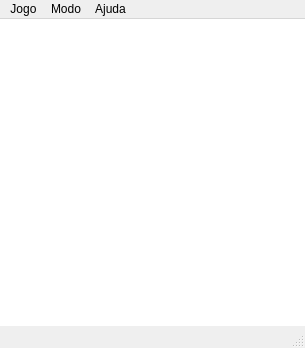
<?xml version="1.0" encoding="UTF-8"?>
<ui version="4.0">
 <class>PegSolitaire</class>
 <widget class="QMainWindow" name="PegSolitaire">
  <property name="geometry">
   <rect>
    <x>0</x>
    <y>0</y>
    <width>305</width>
    <height>348</height>
   </rect>
  </property>
  <property name="windowTitle">
   <string>PegSolitaire</string>
  </property>
  <widget class="QWidget" name="centralWidget">
   <property name="styleSheet">
    <string notr="true">background-color: white;</string>
   </property>
   <layout class="QGridLayout" name="gridLayout">
    <property name="leftMargin">
     <number>20</number>
    </property>
    <property name="topMargin">
     <number>20</number>
    </property>
    <property name="rightMargin">
     <number>20</number>
    </property>
    <property name="bottomMargin">
     <number>20</number>
    </property>
    <property name="spacing">
     <number>15</number>
    </property>
    <item row="0" column="4">
     <widget class="Piece" name="peca04">
      <property name="sizePolicy">
       <sizepolicy hsizetype="Fixed" vsizetype="Fixed">
        <horstretch>0</horstretch>
        <verstretch>0</verstretch>
       </sizepolicy>
      </property>
      <property name="minimumSize">
       <size>
        <width>25</width>
        <height>25</height>
       </size>
      </property>
      <property name="maximumSize">
       <size>
        <width>25</width>
        <height>25</height>
       </size>
      </property>
      <property name="styleSheet">
       <string notr="true"/>
      </property>
      <property name="iconSize">
       <size>
        <width>25</width>
        <height>25</height>
       </size>
      </property>
      <property name="flat">
       <bool>true</bool>
      </property>
     </widget>
    </item>
    <item row="4" column="4">
     <widget class="Piece" name="peca44">
      <property name="sizePolicy">
       <sizepolicy hsizetype="Fixed" vsizetype="Fixed">
        <horstretch>0</horstretch>
        <verstretch>0</verstretch>
       </sizepolicy>
      </property>
      <property name="minimumSize">
       <size>
        <width>25</width>
        <height>25</height>
       </size>
      </property>
      <property name="maximumSize">
       <size>
        <width>25</width>
        <height>25</height>
       </size>
      </property>
      <property name="styleSheet">
       <string notr="true"/>
      </property>
      <property name="iconSize">
       <size>
        <width>25</width>
        <height>25</height>
       </size>
      </property>
      <property name="flat">
       <bool>true</bool>
      </property>
     </widget>
    </item>
    <item row="2" column="0">
     <widget class="Piece" name="peca20">
      <property name="sizePolicy">
       <sizepolicy hsizetype="Fixed" vsizetype="Fixed">
        <horstretch>0</horstretch>
        <verstretch>0</verstretch>
       </sizepolicy>
      </property>
      <property name="minimumSize">
       <size>
        <width>25</width>
        <height>25</height>
       </size>
      </property>
      <property name="maximumSize">
       <size>
        <width>25</width>
        <height>25</height>
       </size>
      </property>
      <property name="styleSheet">
       <string notr="true"/>
      </property>
      <property name="iconSize">
       <size>
        <width>25</width>
        <height>25</height>
       </size>
      </property>
      <property name="flat">
       <bool>true</bool>
      </property>
     </widget>
    </item>
    <item row="3" column="6">
     <widget class="Piece" name="peca36">
      <property name="sizePolicy">
       <sizepolicy hsizetype="Fixed" vsizetype="Fixed">
        <horstretch>0</horstretch>
        <verstretch>0</verstretch>
       </sizepolicy>
      </property>
      <property name="minimumSize">
       <size>
        <width>25</width>
        <height>25</height>
       </size>
      </property>
      <property name="maximumSize">
       <size>
        <width>25</width>
        <height>25</height>
       </size>
      </property>
      <property name="styleSheet">
       <string notr="true"/>
      </property>
      <property name="iconSize">
       <size>
        <width>25</width>
        <height>25</height>
       </size>
      </property>
      <property name="flat">
       <bool>true</bool>
      </property>
     </widget>
    </item>
    <item row="6" column="2">
     <widget class="Piece" name="peca62">
      <property name="sizePolicy">
       <sizepolicy hsizetype="Fixed" vsizetype="Fixed">
        <horstretch>0</horstretch>
        <verstretch>0</verstretch>
       </sizepolicy>
      </property>
      <property name="minimumSize">
       <size>
        <width>25</width>
        <height>25</height>
       </size>
      </property>
      <property name="maximumSize">
       <size>
        <width>25</width>
        <height>25</height>
       </size>
      </property>
      <property name="styleSheet">
       <string notr="true"/>
      </property>
      <property name="iconSize">
       <size>
        <width>25</width>
        <height>25</height>
       </size>
      </property>
      <property name="flat">
       <bool>true</bool>
      </property>
     </widget>
    </item>
    <item row="5" column="3">
     <widget class="Piece" name="peca53">
      <property name="sizePolicy">
       <sizepolicy hsizetype="Fixed" vsizetype="Fixed">
        <horstretch>0</horstretch>
        <verstretch>0</verstretch>
       </sizepolicy>
      </property>
      <property name="minimumSize">
       <size>
        <width>25</width>
        <height>25</height>
       </size>
      </property>
      <property name="maximumSize">
       <size>
        <width>25</width>
        <height>25</height>
       </size>
      </property>
      <property name="styleSheet">
       <string notr="true"/>
      </property>
      <property name="iconSize">
       <size>
        <width>25</width>
        <height>25</height>
       </size>
      </property>
      <property name="flat">
       <bool>true</bool>
      </property>
     </widget>
    </item>
    <item row="4" column="6">
     <widget class="Piece" name="peca46">
      <property name="sizePolicy">
       <sizepolicy hsizetype="Fixed" vsizetype="Fixed">
        <horstretch>0</horstretch>
        <verstretch>0</verstretch>
       </sizepolicy>
      </property>
      <property name="minimumSize">
       <size>
        <width>25</width>
        <height>25</height>
       </size>
      </property>
      <property name="maximumSize">
       <size>
        <width>25</width>
        <height>25</height>
       </size>
      </property>
      <property name="styleSheet">
       <string notr="true"/>
      </property>
      <property name="iconSize">
       <size>
        <width>25</width>
        <height>25</height>
       </size>
      </property>
      <property name="flat">
       <bool>true</bool>
      </property>
     </widget>
    </item>
    <item row="6" column="4">
     <widget class="Piece" name="peca64">
      <property name="sizePolicy">
       <sizepolicy hsizetype="Fixed" vsizetype="Fixed">
        <horstretch>0</horstretch>
        <verstretch>0</verstretch>
       </sizepolicy>
      </property>
      <property name="minimumSize">
       <size>
        <width>25</width>
        <height>25</height>
       </size>
      </property>
      <property name="maximumSize">
       <size>
        <width>25</width>
        <height>25</height>
       </size>
      </property>
      <property name="styleSheet">
       <string notr="true"/>
      </property>
      <property name="iconSize">
       <size>
        <width>25</width>
        <height>25</height>
       </size>
      </property>
      <property name="flat">
       <bool>true</bool>
      </property>
     </widget>
    </item>
    <item row="4" column="2">
     <widget class="Piece" name="peca42">
      <property name="sizePolicy">
       <sizepolicy hsizetype="Fixed" vsizetype="Fixed">
        <horstretch>0</horstretch>
        <verstretch>0</verstretch>
       </sizepolicy>
      </property>
      <property name="minimumSize">
       <size>
        <width>25</width>
        <height>25</height>
       </size>
      </property>
      <property name="maximumSize">
       <size>
        <width>25</width>
        <height>25</height>
       </size>
      </property>
      <property name="styleSheet">
       <string notr="true"/>
      </property>
      <property name="iconSize">
       <size>
        <width>25</width>
        <height>25</height>
       </size>
      </property>
      <property name="flat">
       <bool>true</bool>
      </property>
     </widget>
    </item>
    <item row="2" column="6">
     <widget class="Piece" name="peca26">
      <property name="sizePolicy">
       <sizepolicy hsizetype="Fixed" vsizetype="Fixed">
        <horstretch>0</horstretch>
        <verstretch>0</verstretch>
       </sizepolicy>
      </property>
      <property name="minimumSize">
       <size>
        <width>25</width>
        <height>25</height>
       </size>
      </property>
      <property name="maximumSize">
       <size>
        <width>25</width>
        <height>25</height>
       </size>
      </property>
      <property name="styleSheet">
       <string notr="true"/>
      </property>
      <property name="iconSize">
       <size>
        <width>25</width>
        <height>25</height>
       </size>
      </property>
      <property name="flat">
       <bool>true</bool>
      </property>
     </widget>
    </item>
    <item row="6" column="3">
     <widget class="Piece" name="peca63">
      <property name="sizePolicy">
       <sizepolicy hsizetype="Fixed" vsizetype="Fixed">
        <horstretch>0</horstretch>
        <verstretch>0</verstretch>
       </sizepolicy>
      </property>
      <property name="minimumSize">
       <size>
        <width>25</width>
        <height>25</height>
       </size>
      </property>
      <property name="maximumSize">
       <size>
        <width>25</width>
        <height>25</height>
       </size>
      </property>
      <property name="styleSheet">
       <string notr="true"/>
      </property>
      <property name="iconSize">
       <size>
        <width>25</width>
        <height>25</height>
       </size>
      </property>
      <property name="flat">
       <bool>true</bool>
      </property>
     </widget>
    </item>
    <item row="4" column="0">
     <widget class="Piece" name="peca40">
      <property name="sizePolicy">
       <sizepolicy hsizetype="Fixed" vsizetype="Fixed">
        <horstretch>0</horstretch>
        <verstretch>0</verstretch>
       </sizepolicy>
      </property>
      <property name="minimumSize">
       <size>
        <width>25</width>
        <height>25</height>
       </size>
      </property>
      <property name="maximumSize">
       <size>
        <width>25</width>
        <height>25</height>
       </size>
      </property>
      <property name="styleSheet">
       <string notr="true"/>
      </property>
      <property name="iconSize">
       <size>
        <width>25</width>
        <height>25</height>
       </size>
      </property>
      <property name="flat">
       <bool>true</bool>
      </property>
     </widget>
    </item>
    <item row="1" column="3">
     <widget class="Piece" name="peca13">
      <property name="sizePolicy">
       <sizepolicy hsizetype="Fixed" vsizetype="Fixed">
        <horstretch>0</horstretch>
        <verstretch>0</verstretch>
       </sizepolicy>
      </property>
      <property name="minimumSize">
       <size>
        <width>25</width>
        <height>25</height>
       </size>
      </property>
      <property name="maximumSize">
       <size>
        <width>25</width>
        <height>25</height>
       </size>
      </property>
      <property name="styleSheet">
       <string notr="true"/>
      </property>
      <property name="iconSize">
       <size>
        <width>25</width>
        <height>25</height>
       </size>
      </property>
      <property name="flat">
       <bool>true</bool>
      </property>
     </widget>
    </item>
    <item row="2" column="2">
     <widget class="Piece" name="peca22">
      <property name="sizePolicy">
       <sizepolicy hsizetype="Fixed" vsizetype="Fixed">
        <horstretch>0</horstretch>
        <verstretch>0</verstretch>
       </sizepolicy>
      </property>
      <property name="minimumSize">
       <size>
        <width>25</width>
        <height>25</height>
       </size>
      </property>
      <property name="maximumSize">
       <size>
        <width>25</width>
        <height>25</height>
       </size>
      </property>
      <property name="styleSheet">
       <string notr="true"/>
      </property>
      <property name="iconSize">
       <size>
        <width>25</width>
        <height>25</height>
       </size>
      </property>
      <property name="flat">
       <bool>true</bool>
      </property>
     </widget>
    </item>
    <item row="2" column="5">
     <widget class="Piece" name="peca25">
      <property name="sizePolicy">
       <sizepolicy hsizetype="Fixed" vsizetype="Fixed">
        <horstretch>0</horstretch>
        <verstretch>0</verstretch>
       </sizepolicy>
      </property>
      <property name="minimumSize">
       <size>
        <width>25</width>
        <height>25</height>
       </size>
      </property>
      <property name="maximumSize">
       <size>
        <width>25</width>
        <height>25</height>
       </size>
      </property>
      <property name="styleSheet">
       <string notr="true"/>
      </property>
      <property name="iconSize">
       <size>
        <width>25</width>
        <height>25</height>
       </size>
      </property>
      <property name="flat">
       <bool>true</bool>
      </property>
     </widget>
    </item>
    <item row="3" column="5">
     <widget class="Piece" name="peca35">
      <property name="sizePolicy">
       <sizepolicy hsizetype="Fixed" vsizetype="Fixed">
        <horstretch>0</horstretch>
        <verstretch>0</verstretch>
       </sizepolicy>
      </property>
      <property name="minimumSize">
       <size>
        <width>25</width>
        <height>25</height>
       </size>
      </property>
      <property name="maximumSize">
       <size>
        <width>25</width>
        <height>25</height>
       </size>
      </property>
      <property name="styleSheet">
       <string notr="true"/>
      </property>
      <property name="iconSize">
       <size>
        <width>25</width>
        <height>25</height>
       </size>
      </property>
      <property name="flat">
       <bool>true</bool>
      </property>
     </widget>
    </item>
    <item row="2" column="3">
     <widget class="Piece" name="peca23">
      <property name="sizePolicy">
       <sizepolicy hsizetype="Fixed" vsizetype="Fixed">
        <horstretch>0</horstretch>
        <verstretch>0</verstretch>
       </sizepolicy>
      </property>
      <property name="minimumSize">
       <size>
        <width>25</width>
        <height>25</height>
       </size>
      </property>
      <property name="maximumSize">
       <size>
        <width>25</width>
        <height>25</height>
       </size>
      </property>
      <property name="styleSheet">
       <string notr="true"/>
      </property>
      <property name="iconSize">
       <size>
        <width>25</width>
        <height>25</height>
       </size>
      </property>
      <property name="flat">
       <bool>true</bool>
      </property>
     </widget>
    </item>
    <item row="4" column="3">
     <widget class="Piece" name="peca43">
      <property name="sizePolicy">
       <sizepolicy hsizetype="Fixed" vsizetype="Fixed">
        <horstretch>0</horstretch>
        <verstretch>0</verstretch>
       </sizepolicy>
      </property>
      <property name="minimumSize">
       <size>
        <width>25</width>
        <height>25</height>
       </size>
      </property>
      <property name="maximumSize">
       <size>
        <width>25</width>
        <height>25</height>
       </size>
      </property>
      <property name="styleSheet">
       <string notr="true"/>
      </property>
      <property name="iconSize">
       <size>
        <width>25</width>
        <height>25</height>
       </size>
      </property>
      <property name="flat">
       <bool>true</bool>
      </property>
     </widget>
    </item>
    <item row="3" column="4">
     <widget class="Piece" name="peca34">
      <property name="sizePolicy">
       <sizepolicy hsizetype="Fixed" vsizetype="Fixed">
        <horstretch>0</horstretch>
        <verstretch>0</verstretch>
       </sizepolicy>
      </property>
      <property name="minimumSize">
       <size>
        <width>25</width>
        <height>25</height>
       </size>
      </property>
      <property name="maximumSize">
       <size>
        <width>25</width>
        <height>25</height>
       </size>
      </property>
      <property name="styleSheet">
       <string notr="true"/>
      </property>
      <property name="iconSize">
       <size>
        <width>25</width>
        <height>25</height>
       </size>
      </property>
      <property name="flat">
       <bool>true</bool>
      </property>
     </widget>
    </item>
    <item row="2" column="4">
     <widget class="Piece" name="peca24">
      <property name="sizePolicy">
       <sizepolicy hsizetype="Fixed" vsizetype="Fixed">
        <horstretch>0</horstretch>
        <verstretch>0</verstretch>
       </sizepolicy>
      </property>
      <property name="minimumSize">
       <size>
        <width>25</width>
        <height>25</height>
       </size>
      </property>
      <property name="maximumSize">
       <size>
        <width>25</width>
        <height>25</height>
       </size>
      </property>
      <property name="styleSheet">
       <string notr="true"/>
      </property>
      <property name="iconSize">
       <size>
        <width>25</width>
        <height>25</height>
       </size>
      </property>
      <property name="flat">
       <bool>true</bool>
      </property>
     </widget>
    </item>
    <item row="1" column="2">
     <widget class="Piece" name="peca12">
      <property name="sizePolicy">
       <sizepolicy hsizetype="Fixed" vsizetype="Fixed">
        <horstretch>0</horstretch>
        <verstretch>0</verstretch>
       </sizepolicy>
      </property>
      <property name="minimumSize">
       <size>
        <width>25</width>
        <height>25</height>
       </size>
      </property>
      <property name="maximumSize">
       <size>
        <width>25</width>
        <height>25</height>
       </size>
      </property>
      <property name="styleSheet">
       <string notr="true"/>
      </property>
      <property name="iconSize">
       <size>
        <width>25</width>
        <height>25</height>
       </size>
      </property>
      <property name="flat">
       <bool>true</bool>
      </property>
     </widget>
    </item>
    <item row="3" column="2">
     <widget class="Piece" name="peca32">
      <property name="sizePolicy">
       <sizepolicy hsizetype="Fixed" vsizetype="Fixed">
        <horstretch>0</horstretch>
        <verstretch>0</verstretch>
       </sizepolicy>
      </property>
      <property name="minimumSize">
       <size>
        <width>25</width>
        <height>25</height>
       </size>
      </property>
      <property name="maximumSize">
       <size>
        <width>25</width>
        <height>25</height>
       </size>
      </property>
      <property name="styleSheet">
       <string notr="true"/>
      </property>
      <property name="iconSize">
       <size>
        <width>25</width>
        <height>25</height>
       </size>
      </property>
      <property name="flat">
       <bool>true</bool>
      </property>
     </widget>
    </item>
    <item row="5" column="4">
     <widget class="Piece" name="peca54">
      <property name="sizePolicy">
       <sizepolicy hsizetype="Fixed" vsizetype="Fixed">
        <horstretch>0</horstretch>
        <verstretch>0</verstretch>
       </sizepolicy>
      </property>
      <property name="minimumSize">
       <size>
        <width>25</width>
        <height>25</height>
       </size>
      </property>
      <property name="maximumSize">
       <size>
        <width>25</width>
        <height>25</height>
       </size>
      </property>
      <property name="styleSheet">
       <string notr="true"/>
      </property>
      <property name="iconSize">
       <size>
        <width>25</width>
        <height>25</height>
       </size>
      </property>
      <property name="flat">
       <bool>true</bool>
      </property>
     </widget>
    </item>
    <item row="0" column="3">
     <widget class="Piece" name="peca03">
      <property name="sizePolicy">
       <sizepolicy hsizetype="Fixed" vsizetype="Fixed">
        <horstretch>0</horstretch>
        <verstretch>0</verstretch>
       </sizepolicy>
      </property>
      <property name="minimumSize">
       <size>
        <width>25</width>
        <height>25</height>
       </size>
      </property>
      <property name="maximumSize">
       <size>
        <width>25</width>
        <height>25</height>
       </size>
      </property>
      <property name="styleSheet">
       <string notr="true"/>
      </property>
      <property name="iconSize">
       <size>
        <width>25</width>
        <height>25</height>
       </size>
      </property>
      <property name="flat">
       <bool>true</bool>
      </property>
     </widget>
    </item>
    <item row="3" column="0">
     <widget class="Piece" name="peca30">
      <property name="sizePolicy">
       <sizepolicy hsizetype="Fixed" vsizetype="Fixed">
        <horstretch>0</horstretch>
        <verstretch>0</verstretch>
       </sizepolicy>
      </property>
      <property name="minimumSize">
       <size>
        <width>25</width>
        <height>25</height>
       </size>
      </property>
      <property name="maximumSize">
       <size>
        <width>25</width>
        <height>25</height>
       </size>
      </property>
      <property name="styleSheet">
       <string notr="true"/>
      </property>
      <property name="iconSize">
       <size>
        <width>25</width>
        <height>25</height>
       </size>
      </property>
      <property name="flat">
       <bool>true</bool>
      </property>
     </widget>
    </item>
    <item row="5" column="2">
     <widget class="Piece" name="peca52">
      <property name="sizePolicy">
       <sizepolicy hsizetype="Fixed" vsizetype="Fixed">
        <horstretch>0</horstretch>
        <verstretch>0</verstretch>
       </sizepolicy>
      </property>
      <property name="minimumSize">
       <size>
        <width>25</width>
        <height>25</height>
       </size>
      </property>
      <property name="maximumSize">
       <size>
        <width>25</width>
        <height>25</height>
       </size>
      </property>
      <property name="styleSheet">
       <string notr="true"/>
      </property>
      <property name="iconSize">
       <size>
        <width>25</width>
        <height>25</height>
       </size>
      </property>
      <property name="flat">
       <bool>true</bool>
      </property>
     </widget>
    </item>
    <item row="3" column="1">
     <widget class="Piece" name="peca31">
      <property name="sizePolicy">
       <sizepolicy hsizetype="Fixed" vsizetype="Fixed">
        <horstretch>0</horstretch>
        <verstretch>0</verstretch>
       </sizepolicy>
      </property>
      <property name="minimumSize">
       <size>
        <width>25</width>
        <height>25</height>
       </size>
      </property>
      <property name="maximumSize">
       <size>
        <width>25</width>
        <height>25</height>
       </size>
      </property>
      <property name="styleSheet">
       <string notr="true"/>
      </property>
      <property name="iconSize">
       <size>
        <width>25</width>
        <height>25</height>
       </size>
      </property>
      <property name="flat">
       <bool>true</bool>
      </property>
     </widget>
    </item>
    <item row="3" column="3">
     <widget class="Piece" name="peca33">
      <property name="sizePolicy">
       <sizepolicy hsizetype="Fixed" vsizetype="Fixed">
        <horstretch>0</horstretch>
        <verstretch>0</verstretch>
       </sizepolicy>
      </property>
      <property name="minimumSize">
       <size>
        <width>25</width>
        <height>25</height>
       </size>
      </property>
      <property name="maximumSize">
       <size>
        <width>25</width>
        <height>25</height>
       </size>
      </property>
      <property name="text">
       <string/>
      </property>
      <property name="iconSize">
       <size>
        <width>25</width>
        <height>25</height>
       </size>
      </property>
      <property name="flat">
       <bool>true</bool>
      </property>
     </widget>
    </item>
    <item row="2" column="1">
     <widget class="Piece" name="peca21">
      <property name="sizePolicy">
       <sizepolicy hsizetype="Fixed" vsizetype="Fixed">
        <horstretch>0</horstretch>
        <verstretch>0</verstretch>
       </sizepolicy>
      </property>
      <property name="minimumSize">
       <size>
        <width>25</width>
        <height>25</height>
       </size>
      </property>
      <property name="maximumSize">
       <size>
        <width>25</width>
        <height>25</height>
       </size>
      </property>
      <property name="styleSheet">
       <string notr="true"/>
      </property>
      <property name="iconSize">
       <size>
        <width>25</width>
        <height>25</height>
       </size>
      </property>
      <property name="flat">
       <bool>true</bool>
      </property>
     </widget>
    </item>
    <item row="0" column="2">
     <widget class="Piece" name="peca02">
      <property name="sizePolicy">
       <sizepolicy hsizetype="Fixed" vsizetype="Fixed">
        <horstretch>0</horstretch>
        <verstretch>0</verstretch>
       </sizepolicy>
      </property>
      <property name="minimumSize">
       <size>
        <width>25</width>
        <height>25</height>
       </size>
      </property>
      <property name="maximumSize">
       <size>
        <width>25</width>
        <height>25</height>
       </size>
      </property>
      <property name="styleSheet">
       <string notr="true"/>
      </property>
      <property name="iconSize">
       <size>
        <width>25</width>
        <height>25</height>
       </size>
      </property>
      <property name="flat">
       <bool>true</bool>
      </property>
     </widget>
    </item>
    <item row="1" column="4">
     <widget class="Piece" name="peca14">
      <property name="sizePolicy">
       <sizepolicy hsizetype="Fixed" vsizetype="Fixed">
        <horstretch>0</horstretch>
        <verstretch>0</verstretch>
       </sizepolicy>
      </property>
      <property name="minimumSize">
       <size>
        <width>25</width>
        <height>25</height>
       </size>
      </property>
      <property name="maximumSize">
       <size>
        <width>25</width>
        <height>25</height>
       </size>
      </property>
      <property name="styleSheet">
       <string notr="true"/>
      </property>
      <property name="iconSize">
       <size>
        <width>25</width>
        <height>25</height>
       </size>
      </property>
      <property name="flat">
       <bool>true</bool>
      </property>
     </widget>
    </item>
    <item row="4" column="5">
     <widget class="Piece" name="peca45">
      <property name="sizePolicy">
       <sizepolicy hsizetype="Fixed" vsizetype="Fixed">
        <horstretch>0</horstretch>
        <verstretch>0</verstretch>
       </sizepolicy>
      </property>
      <property name="minimumSize">
       <size>
        <width>25</width>
        <height>25</height>
       </size>
      </property>
      <property name="maximumSize">
       <size>
        <width>25</width>
        <height>25</height>
       </size>
      </property>
      <property name="styleSheet">
       <string notr="true"/>
      </property>
      <property name="iconSize">
       <size>
        <width>25</width>
        <height>25</height>
       </size>
      </property>
      <property name="flat">
       <bool>true</bool>
      </property>
     </widget>
    </item>
    <item row="4" column="1">
     <widget class="Piece" name="peca41">
      <property name="sizePolicy">
       <sizepolicy hsizetype="Fixed" vsizetype="Fixed">
        <horstretch>0</horstretch>
        <verstretch>0</verstretch>
       </sizepolicy>
      </property>
      <property name="minimumSize">
       <size>
        <width>25</width>
        <height>25</height>
       </size>
      </property>
      <property name="maximumSize">
       <size>
        <width>25</width>
        <height>25</height>
       </size>
      </property>
      <property name="styleSheet">
       <string notr="true"/>
      </property>
      <property name="iconSize">
       <size>
        <width>25</width>
        <height>25</height>
       </size>
      </property>
      <property name="flat">
       <bool>true</bool>
      </property>
     </widget>
    </item>
   </layout>
  </widget>
  <widget class="QMenuBar" name="menuBar">
   <property name="geometry">
    <rect>
     <x>0</x>
     <y>0</y>
     <width>305</width>
     <height>22</height>
    </rect>
   </property>
   <widget class="QMenu" name="menuJogo">
    <property name="title">
     <string>Jogo</string>
    </property>
    <addaction name="actionNovo"/>
    <addaction name="actionSair"/>
   </widget>
   <widget class="QMenu" name="menuModo">
    <property name="title">
     <string>Modo</string>
    </property>
    <addaction name="actionTradicional"/>
    <addaction name="actionCruz"/>
    <addaction name="actionMais"/>
    <addaction name="actionBanquinho"/>
    <addaction name="actionFlecha"/>
    <addaction name="actionPiramide"/>
    <addaction name="actionLosango"/>
   </widget>
   <widget class="QMenu" name="menuAjuda">
    <property name="title">
     <string>Ajuda</string>
    </property>
    <addaction name="actionSobre"/>
   </widget>
   <addaction name="menuJogo"/>
   <addaction name="menuModo"/>
   <addaction name="menuAjuda"/>
  </widget>
  <widget class="QStatusBar" name="statusBar"/>
  <action name="actionNovo">
   <property name="text">
    <string>Novo</string>
   </property>
  </action>
  <action name="actionSair">
   <property name="text">
    <string>Sair</string>
   </property>
  </action>
  <action name="actionTradicional">
   <property name="checkable">
    <bool>true</bool>
   </property>
   <property name="checked">
    <bool>true</bool>
   </property>
   <property name="text">
    <string>Tradicional</string>
   </property>
  </action>
  <action name="actionCruz">
   <property name="checkable">
    <bool>true</bool>
   </property>
   <property name="text">
    <string>Cruz</string>
   </property>
  </action>
  <action name="actionMais">
   <property name="checkable">
    <bool>true</bool>
   </property>
   <property name="text">
    <string>Mais</string>
   </property>
  </action>
  <action name="actionBanquinho">
   <property name="checkable">
    <bool>true</bool>
   </property>
   <property name="text">
    <string>Banquinho</string>
   </property>
  </action>
  <action name="actionFlecha">
   <property name="checkable">
    <bool>true</bool>
   </property>
   <property name="text">
    <string>Flecha</string>
   </property>
  </action>
  <action name="actionPiramide">
   <property name="checkable">
    <bool>true</bool>
   </property>
   <property name="text">
    <string>Piramide</string>
   </property>
  </action>
  <action name="actionLosango">
   <property name="checkable">
    <bool>true</bool>
   </property>
   <property name="text">
    <string>Losango</string>
   </property>
  </action>
  <action name="actionSobre">
   <property name="text">
    <string>Sobre</string>
   </property>
  </action>
 </widget>
 <layoutdefault spacing="6" margin="11"/>
 <customwidgets>
  <customwidget>
   <class>Piece</class>
   <extends>QPushButton</extends>
   <header location="global">Piece.h</header>
  </customwidget>
 </customwidgets>
 <tabstops>
  <tabstop>peca02</tabstop>
  <tabstop>peca03</tabstop>
  <tabstop>peca04</tabstop>
  <tabstop>peca12</tabstop>
  <tabstop>peca13</tabstop>
  <tabstop>peca14</tabstop>
  <tabstop>peca20</tabstop>
  <tabstop>peca21</tabstop>
  <tabstop>peca22</tabstop>
  <tabstop>peca23</tabstop>
  <tabstop>peca24</tabstop>
  <tabstop>peca25</tabstop>
  <tabstop>peca26</tabstop>
  <tabstop>peca30</tabstop>
  <tabstop>peca31</tabstop>
  <tabstop>peca32</tabstop>
  <tabstop>peca33</tabstop>
  <tabstop>peca34</tabstop>
  <tabstop>peca35</tabstop>
  <tabstop>peca36</tabstop>
  <tabstop>peca40</tabstop>
  <tabstop>peca41</tabstop>
  <tabstop>peca42</tabstop>
  <tabstop>peca43</tabstop>
  <tabstop>peca44</tabstop>
  <tabstop>peca45</tabstop>
  <tabstop>peca46</tabstop>
  <tabstop>peca52</tabstop>
  <tabstop>peca53</tabstop>
  <tabstop>peca54</tabstop>
  <tabstop>peca62</tabstop>
  <tabstop>peca63</tabstop>
  <tabstop>peca64</tabstop>
 </tabstops>
 <resources/>
 <connections/>
</ui>
